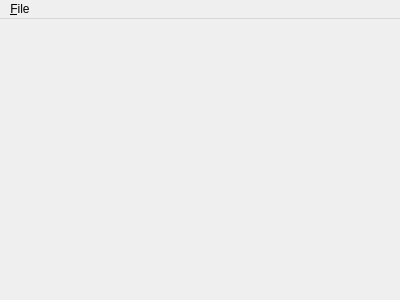
<?xml version="1.0" encoding="UTF-8"?>
<ui version="4.0">
 <class>CommandForm</class>
 <widget class="QMainWindow" name="CommandForm">
  <property name="geometry">
   <rect>
    <x>0</x>
    <y>0</y>
    <width>400</width>
    <height>300</height>
   </rect>
  </property>
  <property name="windowTitle">
   <string>Form</string>
  </property>
  <widget class="QWidget" name="centralWidget"/>
  <widget class="QMenuBar" name="menuBar">
   <property name="geometry">
    <rect>
     <x>0</x>
     <y>0</y>
     <width>400</width>
     <height>21</height>
    </rect>
   </property>
   <widget class="QMenu" name="menu_File">
    <property name="title">
     <string>&amp;File</string>
    </property>
    <addaction name="action_disconnect"/>
   </widget>
   <addaction name="menu_File"/>
  </widget>
  <action name="action_disconnect">
   <property name="text">
    <string>&amp;Disconnect</string>
   </property>
  </action>
 </widget>
 <resources/>
 <connections/>
</ui>
